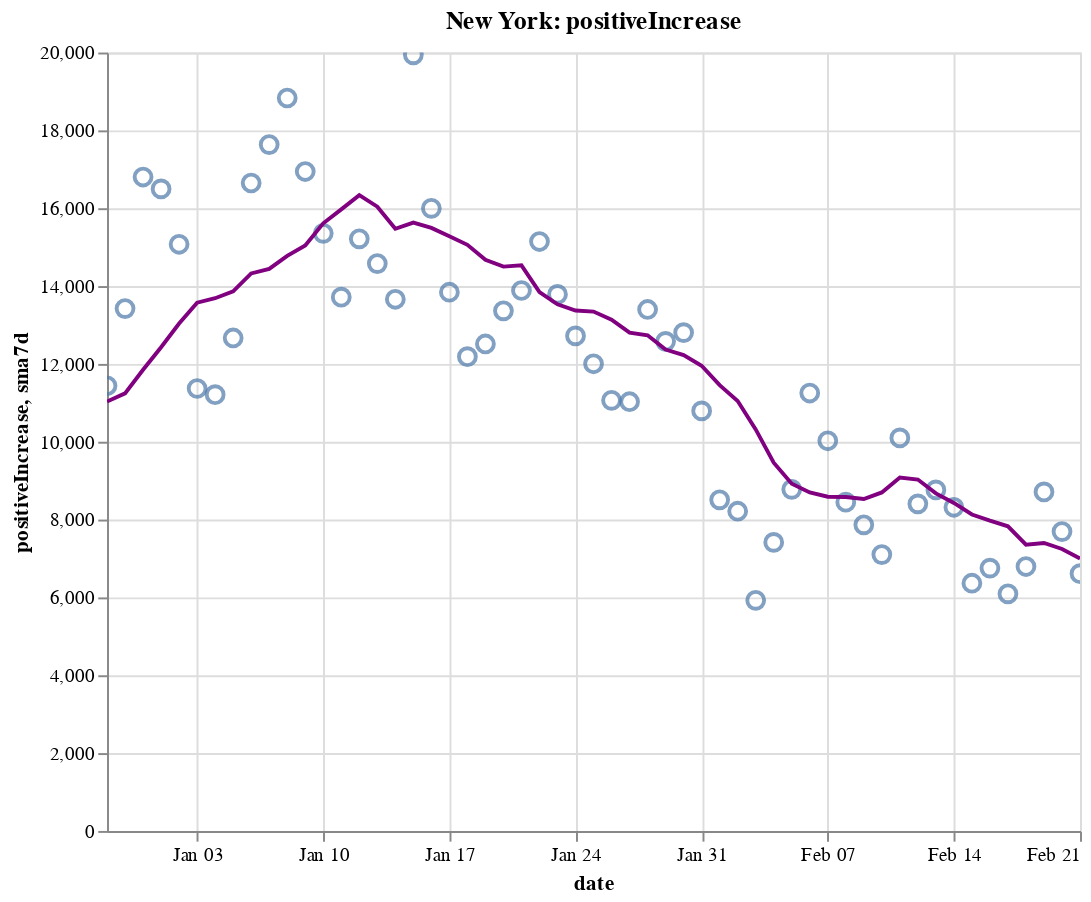

Here is the notebook cell this chart was saved with:
### Code cell
create_plot(ny, 'positiveIncrease')

### Figure 1 — Vega-Lite specification as saved in the notebook (floating-point values rounded to 4 significant figures)
{"config": {"view": {"continuousWidth": 400, "continuousHeight": 300}}, "layer": [{"layer": [{"mark": {"type": "point", "size": 75}, "encoding": {"tooltip": [{"type": "temporal", "field": "date"}, {"type": "quantitative", "field": "positiveIncrease"}, {"type": "quantitative", "field": "sma7d"}], "x": {"type": "temporal", "field": "date"}, "y": {"type": "quantitative", "field": "positiveIncrease"}}, "selection": {"selector008": {"type": "interval", "bind": "scales", "encodings": ["x", "y"]}}}, {"mark": {"type": "line", "color": "purple"}, "encoding": {"x": {"type": "temporal", "field": "date"}, "y": {"type": "quantitative", "field": "sma7d"}}}]}, {"mark": {"type": "rule", "color": "#aaa"}, "encoding": {"x": {"type": "temporal", "field": "date"}}, "transform": [{"filter": {"selection": "selector007"}}]}, {"mark": "circle", "encoding": {"opacity": {"condition": {"value": 1, "selection": "selector007"}, "value": 0}, "tooltip": [{"type": "temporal", "field": "date"}, {"type": "quantitative", "field": "positiveIncrease"}, {"type": "quantitative", "field": "sma7d"}], "x": {"type": "temporal", "field": "date"}, "y": {"type": "quantitative", "field": "positiveIncrease"}}, "selection": {"selector007": {"type": "single", "encodings": ["x"], "on": "mouseover", "nearest": true, "empty": "none"}}}, {"mark": {"type": "text", "align": "left", "dx": 5, "dy": -5, "stroke": "white", "strokeWidth": 2}, "encoding": {"text": {"type": "quantitative", "field": "positiveIncrease"}, "tooltip": [{"type": "temporal", "field": "date"}, {"type": "quantitative", "field": "positiveIncrease"}, {"type": "quantitative", "field": "sma7d"}], "x": {"type": "temporal", "field": "date"}, "y": {"type": "quantitative", "field": "positiveIncrease"}}, "transform": [{"filter": {"selection": "selector007"}}]}, {"mark": {"type": "text", "align": "left", "dx": 5, "dy": -5}, "encoding": {"text": {"type": "quantitative", "field": "positiveIncrease"}, "tooltip": [{"type": "temporal", "field": "date"}, {"type": "quantitative", "field": "positiveIncrease"}, {"type": "quantitative", "field": "sma7d"}], "x": {"type": "temporal", "field": "date"}, "y": {"type": "quantitative", "field": "positiveIncrease"}}, "transform": [{"filter": {"selection": "selector007"}}]}], "data": {"name": "data-dc24e1c294abf6655f17218d67b2f9b6"}, "height": 400, "title": "New York: positiveIncrease", "width": 500, "$schema": "https://vega.github.io/schema/vega-lite/v4.8.1.json", "datasets": {"data-dc24e1c294abf6655f17218d67b2f9b6": [{"date": "2020-12-29T00:00:00", "totalTestResultsIncrease": 160200.0, "positiveIncrease": 11440.0, "death": 29760.0, "deathIncrease": 127.0, "positiveRate": 0.071, "state": "New York", "sma7d": 11030.0}, {"date": "2020-12-30T00:00:00", "totalTestResultsIncrease": 154900.0, "positiveIncrease": 13420.0, "death": 29900.0, "deathIncrease": 149.0, "positiveRate": 0.087, "state": "New York", "sma7d": 11240.0}, {"date": "2020-12-31T00:00:00", "totalTestResultsIncrease": 216600.0, "positiveIncrease": 16800.0, "death": 30040.0, "deathIncrease": 135.0, "positiveRate": 0.078, "state": "New York", "sma7d": 11850.0}, {"date": "2021-01-01T00:00:00", "totalTestResultsIncrease": 219300.0, "positiveIncrease": 16500.0, "death": 30210.0, "deathIncrease": 168.0, "positiveRate": 0.075, "state": "New York", "sma7d": 12430.0}, {"date": "2021-01-02T00:00:00", "totalTestResultsIncrease": 202400.0, "positiveIncrease": 15070.0, "death": 30340.0, "deathIncrease": 129.0, "positiveRate": 0.074, "state": "New York", "sma7d": 13040.0}, {"date": "2021-01-03T00:00:00", "totalTestResultsIncrease": 142300.0, "positiveIncrease": 11370.0, "death": 30480.0, "deathIncrease": 139.0, "positiveRate": 0.08, "state": "New York", "sma7d": 13570.0}, {"date": "2021-01-04T00:00:00", "totalTestResultsIncrease": 134400.0, "positiveIncrease": 11210.0, "death": 30650.0, "deathIncrease": 172.0, "positiveRate": 0.083, "state": "New York", "sma7d": 13690.0}, {"date": "2021-01-05T00:00:00", "totalTestResultsIncrease": 152400.0, "positiveIncrease": 12670.0, "death": 30800.0, "deathIncrease": 154.0, "positiveRate": 0.083, "state": "New York", "sma7d": 13860.0}, {"date": "2021-01-06T00:00:00", "totalTestResultsIncrease": 197800.0, "positiveIncrease": 16650.0, "death": 30960.0, "deathIncrease": 163.0, "positiveRate": 0.084, "state": "New York", "sma7d": 14320.0}, {"date": "2021-01-07T00:00:00", "totalTestResultsIncrease": 238600.0, "positiveIncrease": 17640.0, "death": 31160.0, "deathIncrease": 199.0, "positiveRate": 0.074, "state": "New York", "sma7d": 14440.0}, {"date": "2021-01-08T00:00:00", "totalTestResultsIncrease": 243900.0, "positiveIncrease": 18830.0, "death": 31330.0, "deathIncrease": 165.0, "positiveRate": 0.077, "state": "New York", "sma7d": 14780.0}, {"date": "2021-01-09T00:00:00", "totalTestResultsIncrease": 258000.0, "positiveIncrease": 16940.0, "death": 31520.0, "deathIncrease": 190.0, "positiveRate": 0.066, "state": "New York", "sma7d": 15040.0}, {"date": "2021-01-10T00:00:00", "totalTestResultsIncrease": 246800.0, "positiveIncrease": 15360.0, "death": 31670.0, "deathIncrease": 153.0, "positiveRate": 0.062, "state": "New York", "sma7d": 15610.0}, {"date": "2021-01-11T00:00:00", "totalTestResultsIncrease": 203900.0, "positiveIncrease": 13710.0, "death": 31840.0, "deathIncrease": 169.0, "positiveRate": 0.067, "state": "New York", "sma7d": 15970.0}, {"date": "2021-01-12T00:00:00", "totalTestResultsIncrease": 196700.0, "positiveIncrease": 15210.0, "death": 32010.0, "deathIncrease": 166.0, "positiveRate": 0.077, "state": "New York", "sma7d": 16330.0}, {"date": "2021-01-13T00:00:00", "totalTestResultsIncrease": 196900.0, "positiveIncrease": 14580.0, "death": 32180.0, "deathIncrease": 168.0, "positiveRate": 0.074, "state": "New York", "sma7d": 16040.0}, {"date": "2021-01-14T00:00:00", "totalTestResultsIncrease": 212600.0, "positiveIncrease": 13660.0, "death": 32380.0, "deathIncrease": 204.0, "positiveRate": 0.064, "state": "New York", "sma7d": 15470.0}, {"date": "2021-01-15T00:00:00", "totalTestResultsIncrease": 324700.0, "positiveIncrease": 19940.0, "death": 32570.0, "deathIncrease": 187.0, "positiveRate": 0.061, "state": "New York", "sma7d": 15630.0}, {"date": "2021-01-16T00:00:00", "totalTestResultsIncrease": 277300.0, "positiveIncrease": 16000.0, "death": 32720.0, "deathIncrease": 159.0, "positiveRate": 0.058, "state": "New York", "sma7d": 15490.0}, {"date": "2021-01-17T00:00:00", "totalTestResultsIncrease": 246500.0, "positiveIncrease": 13840.0, "death": 32900.0, "deathIncrease": 172.0, "positiveRate": 0.056, "state": "New York", "sma7d": 15280.0}, {"date": "2021-01-18T00:00:00", "totalTestResultsIncrease": 186200.0, "positiveIncrease": 12180.0, "death": 33050.0, "deathIncrease": 155.0, "positiveRate": 0.065, "state": "New York", "sma7d": 15060.0}, {"date": "2021-01-19T00:00:00", "totalTestResultsIncrease": 177300.0, "positiveIncrease": 12510.0, "death": 33220.0, "deathIncrease": 172.0, "positiveRate": 0.071, "state": "New York", "sma7d": 14670.0}, {"date": "2021-01-20T00:00:00", "totalTestResultsIncrease": 195400.0, "positiveIncrease": 13360.0, "death": 33420.0, "deathIncrease": 191.0, "positiveRate": 0.068, "state": "New York", "sma7d": 14500.0}, {"date": "2021-01-21T00:00:00", "totalTestResultsIncrease": 224600.0, "positiveIncrease": 13890.0, "death": 33590.0, "deathIncrease": 179.0, "positiveRate": 0.062, "state": "New York", "sma7d": 14530.0}, {"date": "2021-01-22T00:00:00", "totalTestResultsIncrease": 268000.0, "positiveIncrease": 15140.0, "death": 33760.0, "deathIncrease": 169.0, "positiveRate": 0.057, "state": "New York", "sma7d": 13850.0}, {"date": "2021-01-23T00:00:00", "totalTestResultsIncrease": 262100.0, "positiveIncrease": 13790.0, "death": 33910.0, "deathIncrease": 144.0, "positiveRate": 0.053, "state": "New York", "sma7d": 13530.0}, {"date": "2021-01-24T00:00:00", "totalTestResultsIncrease": 250000.0, "positiveIncrease": 12720.0, "death": 34070.0, "deathIncrease": 162.0, "positiveRate": 0.051, "state": "New York", "sma7d": 13370.0}, {"date": "2021-01-25T00:00:00", "totalTestResultsIncrease": 219500.0, "positiveIncrease": 12000.0, "death": 34240.0, "deathIncrease": 173.0, "positiveRate": 0.055, "state": "New York", "sma7d": 13340.0}, {"date": "2021-01-26T00:00:00", "totalTestResultsIncrease": 162900.0, "positiveIncrease": 11060.0, "death": 34410.0, "deathIncrease": 165.0, "positiveRate": 0.068, "state": "New York", "sma7d": 13140.0}, {"date": "2021-01-27T00:00:00", "totalTestResultsIncrease": 202700.0, "positiveIncrease": 11030.0, "death": 34580.0, "deathIncrease": 172.0, "positiveRate": 0.054, "state": "New York", "sma7d": 12800.0}, {"date": "2021-01-28T00:00:00", "totalTestResultsIncrease": 250700.0, "positiveIncrease": 13400.0, "death": 34740.0, "deathIncrease": 163.0, "positiveRate": 0.053, "state": "New York", "sma7d": 12730.0}, {"date": "2021-01-29T00:00:00", "totalTestResultsIncrease": 270500.0, "positiveIncrease": 12580.0, "death": 34890.0, "deathIncrease": 151.0, "positiveRate": 0.046, "state": "New York", "sma7d": 12370.0}, {"date": "2021-01-30T00:00:00", "totalTestResultsIncrease": 269400.0, "positiveIncrease": 12800.0, "death": 35040.0, "deathIncrease": 143.0, "positiveRate": 0.048, "state": "New York", "sma7d": 12230.0}, {"date": "2021-01-31T00:00:00", "totalTestResultsIncrease": 243100.0, "positiveIncrease": 10790.0, "death": 35180.0, "deathIncrease": 142.0, "positiveRate": 0.044, "state": "New York", "sma7d": 11950.0}, {"date": "2021-02-01T00:00:00", "totalTestResultsIncrease": 175000.0, "positiveIncrease": 8508.0, "death": 35320.0, "deathIncrease": 141.0, "positiveRate": 0.049, "state": "New York", "sma7d": 11450.0}, {"date": "2021-02-02T00:00:00", "totalTestResultsIncrease": 150200.0, "positiveIncrease": 8215.0, "death": 35470.0, "deathIncrease": 147.0, "positiveRate": 0.055, "state": "New York", "sma7d": 11050.0}, {"date": "2021-02-03T00:00:00", "totalTestResultsIncrease": 126500.0, "positiveIncrease": 5925.0, "death": 35630.0, "deathIncrease": 165.0, "positiveRate": 0.047, "state": "New York", "sma7d": 10320.0}, {"date": "2021-02-04T00:00:00", "totalTestResultsIncrease": 169200.0, "positiveIncrease": 7414.0, "death": 35770.0, "deathIncrease": 136.0, "positiveRate": 0.044, "state": "New York", "sma7d": 9463.0}, {"date": "2021-02-05T00:00:00", "totalTestResultsIncrease": 203600.0, "positiveIncrease": 8777.0, "death": 35920.0, "deathIncrease": 153.0, "positiveRate": 0.043, "state": "New York", "sma7d": 8919.0}, {"date": "2021-02-06T00:00:00", "totalTestResultsIncrease": 261300.0, "positiveIncrease": 11250.0, "death": 36080.0, "deathIncrease": 159.0, "positiveRate": 0.043, "state": "New York", "sma7d": 8698.0}, {"date": "2021-02-07T00:00:00", "totalTestResultsIncrease": 250900.0, "positiveIncrease": 10020.0, "death": 36220.0, "deathIncrease": 145.0, "positiveRate": 0.04, "state": "New York", "sma7d": 8588.0}, {"date": "2021-02-08T00:00:00", "totalTestResultsIncrease": 197200.0, "positiveIncrease": 8448.0, "death": 36340.0, "deathIncrease": 115.0, "positiveRate": 0.043, "state": "New York", "sma7d": 8579.0}, {"date": "2021-02-09T00:00:00", "totalTestResultsIncrease": 153600.0, "positiveIncrease": 7866.0, "death": 36480.0, "deathIncrease": 142.0, "positiveRate": 0.051, "state": "New York", "sma7d": 8530.0}, {"date": "2021-02-10T00:00:00", "totalTestResultsIncrease": 176800.0, "positiveIncrease": 7101.0, "death": 36620.0, "deathIncrease": 138.0, "positiveRate": 0.04, "state": "New York", "sma7d": 8698.0}, {"date": "2021-02-11T00:00:00", "totalTestResultsIncrease": 285500.0, "positiveIncrease": 10100.0, "death": 36740.0, "deathIncrease": 124.0, "positiveRate": 0.035, "state": "New York", "sma7d": 9081.0}, {"date": "2021-02-12T00:00:00", "totalTestResultsIncrease": 237100.0, "positiveIncrease": 8404.0, "death": 36880.0, "deathIncrease": 139.0, "positiveRate": 0.035, "state": "New York", "sma7d": 9028.0}, {"date": "2021-02-13T00:00:00", "totalTestResultsIncrease": 253600.0, "positiveIncrease": 8763.0, "death": 37010.0, "deathIncrease": 127.0, "positiveRate": 0.035, "state": "New York", "sma7d": 8672.0}, {"date": "2021-02-14T00:00:00", "totalTestResultsIncrease": 234700.0, "positiveIncrease": 8316.0, "death": 37120.0, "deathIncrease": 109.0, "positiveRate": 0.035, "state": "New York", "sma7d": 8428.0}, {"date": "2021-02-15T00:00:00", "totalTestResultsIncrease": 180500.0, "positiveIncrease": 6365.0, "death": 37220.0, "deathIncrease": 103.0, "positiveRate": 0.035, "state": "New York", "sma7d": 8131.0}, {"date": "2021-02-16T00:00:00", "totalTestResultsIncrease": 136400.0, "positiveIncrease": 6753.0, "death": 37330.0, "deathIncrease": 107.0, "positiveRate": 0.05, "state": "New York", "sma7d": 7972.0}, {"date": "2021-02-17T00:00:00", "totalTestResultsIncrease": 170000.0, "positiveIncrease": 6092.0, "death": 37440.0, "deathIncrease": 112.0, "positiveRate": 0.036, "state": "New York", "sma7d": 7827.0}, {"date": "2021-02-18T00:00:00", "totalTestResultsIncrease": 215700.0, "positiveIncrease": 6794.0, "death": 37560.0, "deathIncrease": 116.0, "positiveRate": 0.031, "state": "New York", "sma7d": 7355.0}, {"date": "2021-02-19T00:00:00", "totalTestResultsIncrease": 249200.0, "positiveIncrease": 8710.0, "death": 37680.0, "deathIncrease": 119.0, "positiveRate": 0.035, "state": "New York", "sma7d": 7399.0}, {"date": "2021-02-20T00:00:00", "totalTestResultsIncrease": 251600.0, "positiveIncrease": 7692.0, "death": 37780.0, "deathIncrease": 101.0, "positiveRate": 0.031, "state": "New York", "sma7d": 7246.0}, {"date": "2021-02-21T00:00:00", "totalTestResultsIncrease": 221200.0, "positiveIncrease": 6610.0, "death": 37850.0, "deathIncrease": 75.0, "positiveRate": 0.03, "state": "New York", "sma7d": 7002.0}]}}
